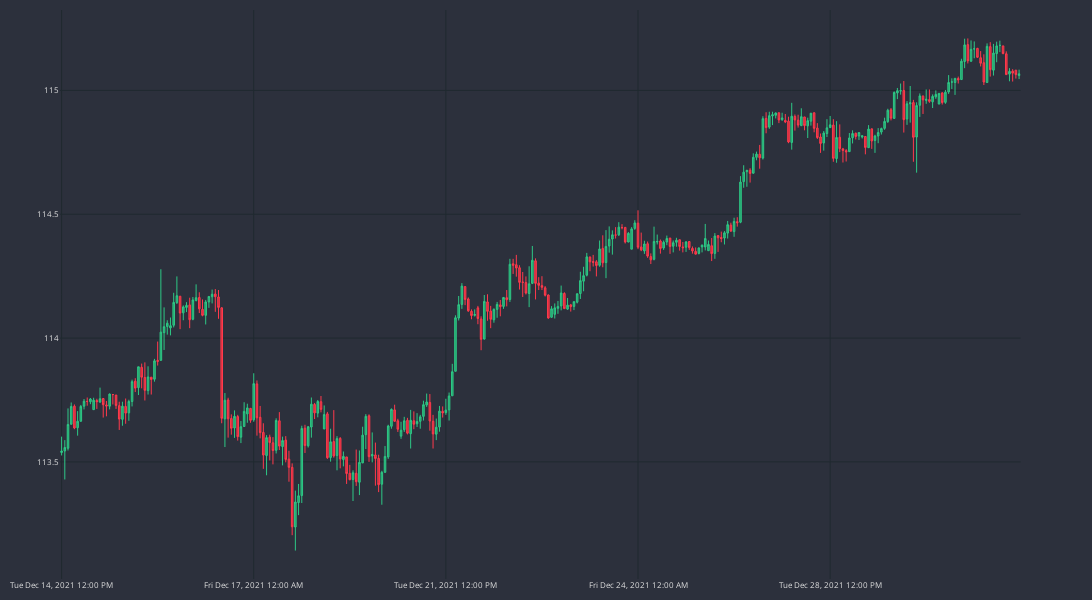

Source (notebook cell):
### Code cell
cp = CandlePlot(dfp, candles=True)
cp.show_plot(line_traces=[], sec_traces=[])

### Figure 1 — Plotly figure (JSON) as saved in the notebook; plotly's stock layout.template omitted (floating-point values rounded to 4 significant figures; data arrays with more than 128 entries replaced by an {"elided": "..."} marker saying what was removed)
{"data": [{"close": {"elided": "300 float values"}, "decreasing": {"fillcolor": "#CC2E3C", "line": {"color": "#FF3A4C"}}, "high": {"elided": "300 float values"}, "increasing": {"fillcolor": "#24A06B", "line": {"color": "#2EC886"}}, "line": {"width": 1}, "low": {"elided": "300 float values"}, "opacity": 1, "open": {"elided": "300 float values"}, "type": "candlestick", "x": {"elided": "300 str values"}}], "layout": {"font": {"color": "#e1e1e1", "size": 8}, "height": 600, "margin": {"b": 10, "l": 10, "r": 10, "t": 10}, "paper_bgcolor": "#2c303c", "plot_bgcolor": "#2c303c", "width": 1100, "xaxis": {"anchor": "y", "domain": [0, 0.94], "gridcolor": "#1f292f", "nticks": 5, "rangeslider": {"visible": false}}, "yaxis": {"anchor": "x", "domain": [0, 1], "gridcolor": "#1f292f"}, "yaxis2": {"anchor": "x", "gridcolor": "#1f292f", "overlaying": "y", "side": "right"}}}
